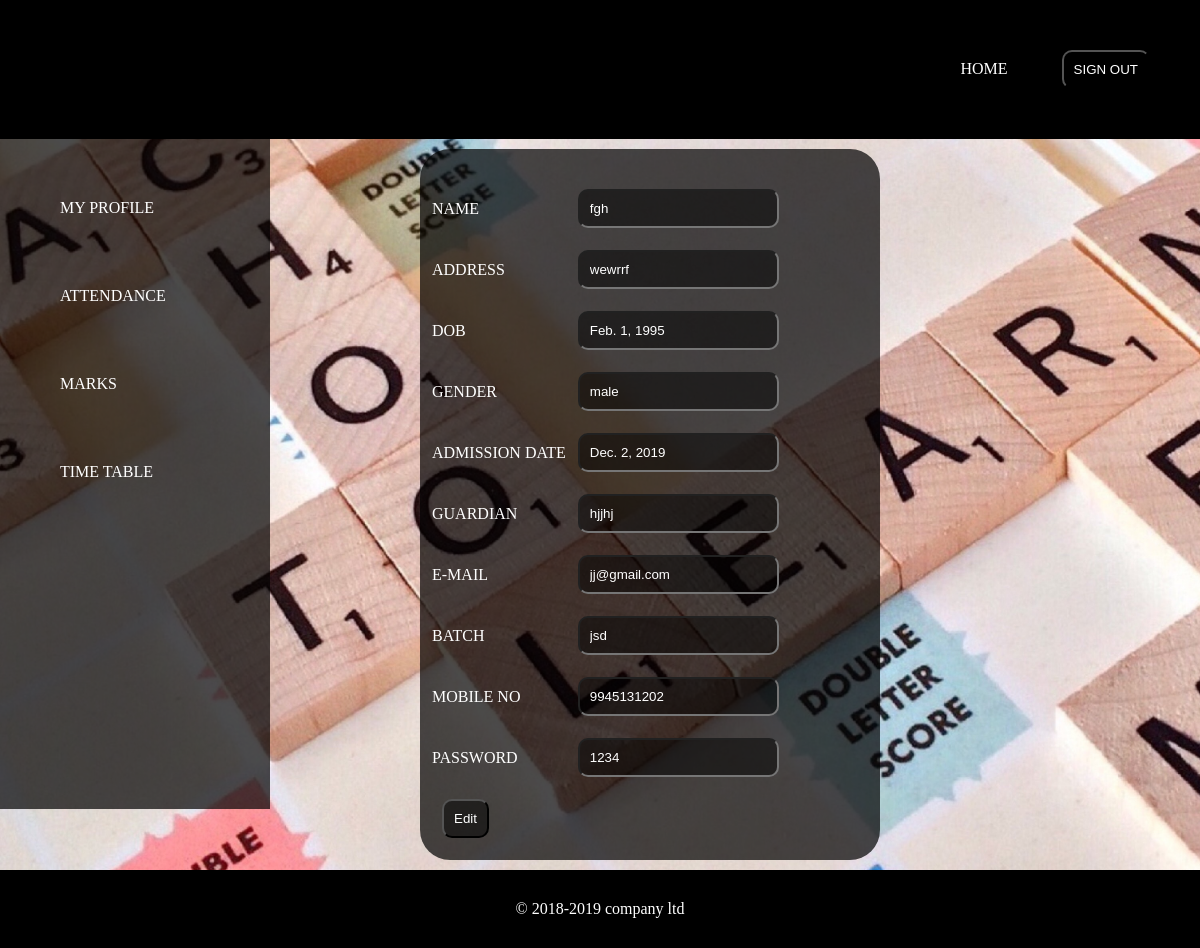
Page /studetails (signed in) on the committed database.
### attapp/models.py (models this page shows)
class student (models.Model):
    studentid=models.IntegerField(primary_key=True)
    username=models.CharField(max_length=20,null=True,blank=True)
    address=models.CharField(max_length=40,null=True,blank=True)
    dob=models.DateField(null=True,blank=True)
    gender=models.CharField(max_length=10,null=True,blank=True)
    mobileno=models.IntegerField(null=True,blank=True)
    admissiondate=models.DateField(null=True,blank=True)
    guardian=models.CharField(max_length=10,null=True,blank=True)
    batch=models.CharField(max_length=10,null=True,blank=True)
    email=models.EmailField(max_length=20,null=True,blank=True)
    password=models.CharField(max_length=20,null=True,blank=True)

### attapp/views.py (the view)
# urls.py: path('studetails',views.viewstupro,name='studentdetails'),
def viewstupro(request):
    queryset=student.objects.all().filter(username=request.session['usrname'])
    return render(request,'studentdetails.html',{'authors':queryset})

### attapp/templates/studentdetails.html (shortened to what this page needs)
<!doctype html>
<html>
     <head>
			<title>signup</title>{% load static %}
		    {% load static %}
			<link rel="stylesheet" href="{% static 'css/style2.css'%}">
	</head>
<body class="a">
	<div class="abc">
		<ul>
			<li><a href="{%url 'studenthome'%}">HOME</a></li>
			<li>
				<form name="signup" action="{%url 'signout'%}" method="POST">
					<input type="submit"  class="frm1" value="SIGN OUT" name="signout">
				</form>
				</li>
		</ul>
	</div>
	<div style="display:inline-flex">
          <div class="form">
			  <ul>
					<li><a href="{%url 'studentdetails'%}">MY PROFILE</a></li>
					<li><a href="{%url 'studentdetails'%}">ATTENDANCE</a></li>
					<li><a href="{%url 'studmarks'%}">MARKS</a></li>
					<li><a href="{%url 'studentdetails'%}">TIME TABLE</a></li>
					</ul>
	</div>
	<div class="form5">
		<form name="edit" action="{%url 'studedits'%}" method="POST">
		{%if authors%}
		{%for i in authors%}
		<table>
		<tr>
			<td>NAME</td>
			<td><input class="frm1"type="text" value="{{i.username}}"></td><br>
		</tr>
		<tr>
			<td>ADDRESS</td>
			<td><input class="frm1" type="text" value="{{i.address}}"></td>
		</tr>
		<tr>
			<td>DOB</td>
			<td><input class="frm1" type="text" value="{{i.dob}}"></td>
		</tr>
		<tr>
			<td>GENDER</td>
			<td><input class="frm1" type="text" value="{{i.gender}}"></td>
		</tr>
		<tr>
			<td>ADMISSION DATE</td>
			<td><input class="frm1" type="text" value="{{i.admissiondate}}"></td>
		</tr>
		<tr>
			<td>GUARDIAN</td>
			<td><input class="frm1" type="text" value="{{i.guardian}}"></td>
		</tr>
		<tr>
			<td>E-MAIL</td>
			<td><input class="frm1" type="text" value="{{i.email}}"></td>
		</tr>
		<tr>
			<td>BATCH</td>
			<td><input class="frm1" type="text" value="{{i.batch}}"></td>
		</tr>
		<tr>
			<td>MOBILE NO</td>
			<td><input class="frm1" type="text" value="{{i.mobileno}}"></td>
		</tr>
		<tr>
			<td>PASSWORD</td>
			<td><input class="frm1" type="text" value="{{i.password}}"></td>
		</tr>
		<tr>
			<td><input type="submit" class="frm1"  value="Edit"></td>
		</tr>
	</table>
		{%endfor %}
		{%endif %}
	</div>
</div>
		<div class="ft">
      <footer>
	           <p>&copy 2018-2019 company ltd<p>
	  </footer>
 </div>
</body>
</html>

### attapp/static/css/style2.css (style rules this page uses)
* { margin:0px; padding:0px; }
.a { background-image:url("../img/001.jpg"); background-size:cover; }
.form5 { width:440px; padding:10px; margin:10px; margin-left:150px; background-color:rgba(0,0,0,0.7); border-radius:30px; text-align:justify; color:white; }
.form { width:250px; padding:10px; height:650px; background-color:rgba(0,0,0,0.7); text-align:left; }
.form ul li { padding:20px; margin:30px; list-style: none; border-radius: 20px; }
.abc { text-align:right; padding:20px; background-color: black; }
.abc ul li { display:inline-flex; padding:20px; }
.abc ul li a { color:white; text-decoration: none; }
.form ul li a { text-decoration: none; color:white; }
.frm1 { padding:10px; margin:10px; background-color:rgba(0,0,0,0.5); outline:none; color:white; border-radius:10px; }
.ft { background-color:black; text-align:center; color:white; padding:30px; }

### rows in the picture
student: username "fgh", address "wewrrf", dob "Feb. 1, 1995", gender "male", admissiondate "Dec. 2, 2019", guardian "hjjhj", email "jj@gmail.com", batch "jsd", mobileno "9945131202", password "1234"
